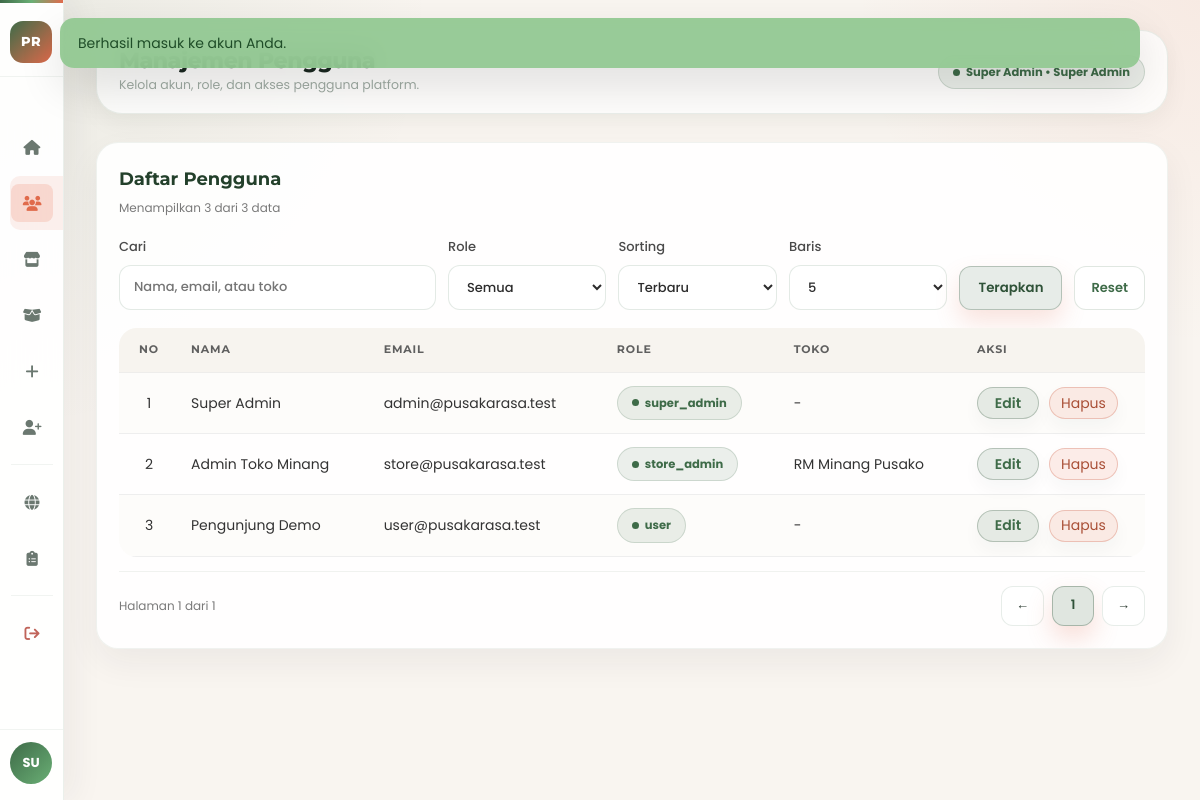
/admin-users.php (signed in), run on the app's committed database.
### tables this page shows
CREATE TABLE IF NOT EXISTS users (
  id INT AUTO_INCREMENT PRIMARY KEY,
  name VARCHAR(120) NOT NULL,
  email VARCHAR(190) NOT NULL UNIQUE,
  password_hash VARCHAR(255) NOT NULL,
  profile_image VARCHAR(255) NULL,
  role ENUM('user', 'store_admin', 'super_admin') NOT NULL DEFAULT 'user',
  store_id INT NULL,
  is_active TINYINT(1) NOT NULL DEFAULT 1,
  created_at DATETIME NOT NULL,
  updated_at DATETIME NOT NULL,
  CONSTRAINT fk_users_store FOREIGN KEY (store_id) REFERENCES stores(id) ON DELETE SET NULL
);

CREATE TABLE IF NOT EXISTS stores (
  id INT AUTO_INCREMENT PRIMARY KEY,
  name VARCHAR(120) NOT NULL,
  slug VARCHAR(140) NOT NULL UNIQUE,
  region VARCHAR(120) NOT NULL,
  address TEXT NOT NULL,
  whatsapp VARCHAR(30) NOT NULL,
  instagram VARCHAR(120) NOT NULL,
  description TEXT NOT NULL,
  operating_hours VARCHAR(500) NOT NULL DEFAULT 'Setiap hari, 08.00 - 21.00 WIB',
  cover_image VARCHAR(255) NOT NULL,
  is_open TINYINT(1) NOT NULL DEFAULT 1,
  is_active TINYINT(1) NOT NULL DEFAULT 1,
  created_at DATETIME NOT NULL,
  updated_at DATETIME NOT NULL
);

### config/database.php (called while the page is built, shortened)
<?php
function db(): PDO
{
    static $pdo = null;
    if ($pdo instanceof PDO) {
        return $pdo;
    }
    $host = '127.0.0.1';
    $port = 3306;
    $database = 'pusakarasa';
    $username = 'root';
    $password = '';
    $dsn = sprintf('mysql:host=%s;port=%d;dbname=%s;charset=utf8mb4', $host, $port, $database);
    $pdo = new PDO($dsn, $username, $password, [
        PDO::ATTR_ERRMODE => PDO::ERRMODE_EXCEPTION,
        PDO::ATTR_DEFAULT_FETCH_MODE => PDO::FETCH_ASSOC,
    ]);
    return $pdo;
}

### admin-users.php (the view, shortened to what this page needs)
<?php
require_once __DIR__ . '/includes/bootstrap.php';
require_once __DIR__ . '/includes/admin-sidebar.php';
require_role(ROLE_SUPER_ADMIN);
$userSearch = trim($_GET['user_search'] ?? '');
$userRole = trim($_GET['user_role'] ?? '');
$userSort = trim($_GET['user_sort'] ?? 'created_desc');
$userPage = max(1, (int) ($_GET['user_page'] ?? 1));
$userPerPage = max(1, (int) ($_GET['user_per_page'] ?? 8));
$users = array_values(array_filter(all_users(), static function (array $item) use ($userSearch, $userRole): bool {
    if ($userSearch !== '') {
        $haystack = strtolower(($item['name'] ?? '') . ' ' . ($item['email'] ?? '') . ' ' . ($item['store_name'] ?? ''));
        if (strpos($haystack, strtolower($userSearch)) === false) {
            return false;
        }
    }
    return $userRole === '' || ($item['role'] ?? '') === $userRole;
}));
usort($users, static function (array $a, array $b) use ($userSort): int {
    return match ($userSort) {
        'name_asc' => strcmp((string) $a['name'], (string) $b['name']),
        'name_desc' => strcmp((string) $b['name'], (string) $a['name']),
        default => strcmp((string) $b['created_at'], (string) $a['created_at']),
    };
});
$usersPage = paginate_array($users, $userPage, $userPerPage);
render_layout('Manajemen Pengguna', function (?array $user = null) use ($userSearch, $userRole, $userSort, $userPerPage, $usersPage, $stores, $editingUser, $listingUrl): void {
    $userName = (string) ($user['name'] ?? 'Super Admin');
    ?>
    <div class="shell">
      <?php render_admin_sidebar($user, 'users'); ?>
      <main class="main">
        <div class="topbar">
          <div>
            <div class="topbar-heading">Manajemen Pengguna</div>
            <div class="topbar-sub">Kelola akun, role, dan akses pengguna platform.</div>
          </div>
          <div class="pill-role"><?= e($userName) ?> &bull; Super Admin</div>
        </div>
        <section class="management-layout">
          <article class="table-card management-table-card">
            <div class="table-card-head">
              <div>
                <h3>Daftar Pengguna</h3>
                <div class="table-meta">Menampilkan <?= e((string) count($usersPage['items'])) ?> dari <?= e((string) $usersPage['total']) ?> data</div>
              </div>
            </div>
            <form class="form-panel management-filters management-filters-users" method="get">
              <label>Cari
                <input type="search" name="user_search" value="<?= e($userSearch) ?>" placeholder="Nama, email, atau toko" />
              </label>
              <label>Role
                <select name="user_role">
                  <option value="">Semua</option>
                </select>
              </label>
              <label>Sorting
                <select name="user_sort">
                  <option value="created_desc" <?= $userSort === 'created_desc' ? 'selected' : '' ?>>Terbaru</option>
                </select>
              </label>
              <label>Baris
                <select name="user_per_page">
                  <?php foreach ([5, 10, 20, 50] as $amount): ?>
                    <option value="<?= e((string) $amount) ?>" <?= $userPerPage === $amount ? 'selected' : '' ?>><?= e((string) $amount) ?></option>
                  <?php endforeach; ?>
                </select>
              </label>
              <button type="submit">Terapkan</button>
              <a class="filter-reset" href="<?= e(base_path('admin-users.php')) ?>">Reset</a>
            </form>
            <div class="table-scroll">
              <table class="data-table">
                <thead>
                  <tr><th>No</th><th>Nama</th><th>Email</th><th>Role</th><th>Toko</th><th>Aksi</th></tr>
                </thead>
                <tbody>
                  <?php foreach ($usersPage['items'] as $index => $item): ?>
                    <tr>
                      <td><?= e((string) ($usersPage['offset'] + $index + 1)) ?></td>
                      <td><?= e($item['name']) ?></td>
                      <td><?= e($item['email']) ?></td>
                      <td><span class="pill-role"><?= e($item['role']) ?></span></td>
                      <td><?= e($item['store_name'] ?: '-') ?></td>
                      <td>
                        <div class="table-actions">
                          <a class="inline-link" href="<?= e(base_path('admin-users.php?' . http_build_query(array_merge($_GET, ['edit' => $item['id']])))) ?>">Edit</a>
                          <form method="post" onsubmit="return confirm('Hapus pengguna ini secara permanen?')">
                            <button type="submit" class="inline-link">Hapus</button>
                          </form>
                        </div>
                      </td>
                    </tr>
                  <?php endforeach; ?>
                </tbody>
              </table>
            </div>
            <div class="table-pagination">
              <span class="table-meta">Halaman <?= e((string) $usersPage['page']) ?> dari <?= e((string) $usersPage['total_pages']) ?></span>
              <div class="page-nav">
                <a class="page-btn" href="<?= e(base_path('admin-users.php?' . http_build_query(array_merge($_GET, ['user_page' => max(1, $usersPage['page'] - 1)])))) ?>">&larr;</a>
                <?php for ($p = max(1, $usersPage['page'] - 2); $p <= min($usersPage['total_pages'], $usersPage['page'] + 2); $p++): ?>
                  <a class="page-btn <?= $p === $usersPage['page'] ? 'is-active' : '' ?>" href="<?= e(base_path('admin-users.php?' . http_build_query(array_merge($_GET, ['user_page' => $p])))) ?>"><?= e((string) $p) ?></a>
                <?php endfor; ?>
                <a class="page-btn" href="<?= e(base_path('admin-users.php?' . http_build_query(array_merge($_GET, ['user_page' => min($usersPage['total_pages'], $usersPage['page'] + 1)])))) ?>">&rarr;</a>
              </div>
            </div>
          </article>
        </section>
      </main>
    </div>
    <?php
}, ['hide_header' => true, 'hide_footer' => true, 'dashboard_css' => true, 'body_class' => 'dashboard-body']);

### includes/admin-sidebar.php (shortened to what this page needs)
<?php
function render_admin_sidebar(?array $user, string $activePage): void
{
    $userName = (string) ($user['name'] ?? 'Super Admin');
    $links = [
        ['key' => 'dashboard', 'path' => 'admin-dashboard.php', 'icon' => 'fa-house', 'label' => 'Dashboard'],
        ['key' => 'users', 'path' => 'admin-users.php', 'icon' => 'fa-users', 'label' => 'Pengguna'],
        ['key' => 'stores', 'path' => 'admin-stores.php', 'icon' => 'fa-store', 'label' => 'Toko'],
        ['key' => 'products', 'path' => 'admin-products.php', 'icon' => 'fa-box-open', 'label' => 'Produk Platform'],
        ['key' => 'store-create', 'path' => 'admin-store-create.php', 'icon' => 'fa-plus', 'label' => 'Tambah Toko'],
        ['key' => 'admin-create', 'path' => 'admin-store-admin-create.php', 'icon' => 'fa-user-plus', 'label' => 'Buat Store Admin'],
    ];
    ?>
    <aside class="sidebar admin-sidebar">
      <div class="sidebar-brand">
        <span class="sidebar-brand-mark">PR</span>
      </div>
      <nav class="sidebar-nav" aria-label="Navigasi admin">
        <?php foreach ($links as $link): ?>
          <a href="<?= e(base_path($link['path'])) ?>" class="nav-link <?= $activePage === $link['key'] ? 'active' : '' ?>" title="<?= e($link['label']) ?>">
            <span class="nav-link-icon"><i class="fa-solid <?= e($link['icon']) ?>" aria-hidden="true"></i></span>
          </a>
        <?php endforeach; ?>
        <div class="nav-divider"></div>
        <a href="<?= e(base_path('index.php')) ?>" class="nav-link" title="Beranda">
          <span class="nav-link-icon"><i class="fa-solid fa-globe" aria-hidden="true"></i></span>
        </a>
        <a href="<?= e(base_path('katalog.php')) ?>" class="nav-link" title="Katalog">
          <span class="nav-link-icon"><i class="fa-solid fa-clipboard-list" aria-hidden="true"></i></span>
        </a>
        <div class="nav-divider"></div>
        <a href="<?= e(base_path('logout.php')) ?>" class="nav-link admin-logout" title="Keluar">
          <span class="nav-link-icon"><i class="fa-solid fa-arrow-right-from-bracket" aria-hidden="true"></i></span>
        </a>
      </nav>
      <div class="sidebar-footer">
        <div class="sidebar-user">
          <div class="sidebar-avatar"><?= e(strtoupper(substr($userName, 0, 2))) ?></div>
        </div>
      </div>
    </aside>
    <?php
}

### assets/css/variables.css (style rules this page uses)
:root { --color-primary: #e06b4c; --color-primary-dark: #c85f42; --color-primary-darker: #c9563e; --color-secondary: #3e6b48; --color-secondary-dark: #2f3e34; --color-green: #90c790; --color-green-dark: #7fbf7f; --color-yellow: #f2c94c; --color-orange: #d4956c; --color-beige: #b8b87c; --color-white: #ffffff; --color-off-white: #fdfcfb; --color-bg-light: #f9f5f0; --color-bg-gray: #f9f9f9; --color-bg-dark: #1f2a21; --color-text-primary: #333; --color-text-secondary: #555; --color-text-tertiary: #666; --color-text-light: #6b7280; --color-text-lighter: #9ca3af; --color-text-dark: #1f2937; --color-text-darker: #111827; --color-text-muted: #aaa; --color-text-white: #f2f2f2; --color-border-light: #f0f0f0; --color-border-gray: #e5e7eb; --color-border-medium: #ddd; --color-border-dark: #444; --color-border-rgba: rgba(0, 0, 0, 0.1); --color-border-rgba-medium: rgba(101, 93, 93, 0.2); --color-star: #f59e0b; --color-success: #00c853; --color-success-dark: #009b37; --color-info: #ff8a00; --color-info-dark: #d35400; --color-danger: #ff4f64; --color-danger-dark: #c61490; --gradient-hero: linear-gradient( 135deg, var(--color-primary) 0%, var(--color-orange) 30%, var(--color-beige) 60%, var(--color-green) 100% ); --gradient-border: linear-gradient( 270deg, var(--color-primary) 0%, #ff7b7b 50%, var(--color-green) 100% ); --gradient-button: rgba(62, 107, 72, 0.12); --gradient-button-hover: rgba(62, 107, 72, 0.18); --gradient-whatsapp: rgba(62, 107, 72, 0.12); --gradient-email: rgba(224, 107, 76, 0.12); --gradient-instagram: rgba(224, 107, 76, 0.12); --gradient-login-bg: linear-gradient( 159deg, rgba(224, 107, 76, 0.6) 0%, rgba(62, 107, 72, 0.6) 100% ); --shadow-sm: 0 2px 6px rgba(0, 0, 0, 0.1); --shadow-md: 0 4px 12px rgba(0, 0, 0, 0.1); --shadow-lg: 0 6px 12px rgba(0, 0, 0, 0.06); --shadow-xl: 0 8px 16px rgba(0, 0, 0, 0.12); --shadow-2xl: 0 8px 24px rgba(0, 0, 0, 0.3); --shadow-hero: 0 8px 16px rgba(0, 0, 0, 0.2); --shadow-text: 0 4px 12px rgba(0, 0, 0, 0.4); --shadow-text-strong: 0 4px 12px rgba(0, 0, 0, 0.8); --shadow-card: 0 10px 40px rgba(0, 0, 0, 0.2); --shadow-card-hover: 0 14px 50px rgba(0, 0, 0, 0.3); --shadow-login: 0 16px 40px rgba(0, 0, 0, 0.15); --opacity-overlay: 0.3; --opacity-blur: 0.55; --opacity-bg: 0.7; --opacity-bg-high: 0.9; --backdrop-blur: blur(10px); --backdrop-blur-strong: blur(35px); }

### assets/css/base.css (style rules this page uses)
* { margin: 0; padding: 0; box-sizing: border-box; }
html { scroll-behavior: smooth; }
body { font-family: "Poppins", sans-serif; background: var(--color-bg-light); color: var(--color-text-primary); line-height: 1.6; }
a { text-decoration: none; color: inherit; }

### assets/css/style.css (style rules this page uses)
* { margin: 0; padding: 0; box-sizing: border-box; }
body { font-family: "Poppins", sans-serif; background-color: #f9f9f9; overflow-x: hidden; }

### assets/css/app/discovery-catalog.css (style rules this page uses)
.store-links a, .contact-links a, .inline-link { color: #e06b4c; text-decoration: none; font-weight: 600; }
.search-form input, .search-form select, .form-panel input, .form-panel select, .form-panel textarea { width: 100%; padding: 12px 14px; border-radius: 12px; border: 1px solid #ddd; font-family: "Poppins", sans-serif; background: #fff; }
.search-form button, .form-panel button, .action-button { border: none; border-radius: 12px; padding: 12px 18px; background: #e06b4c; color: #fff; font-family: "Poppins", sans-serif; font-weight: 600; cursor: pointer; }

### assets/css/app/auth.css (style rules this page uses)
.form-panel { display: grid; gap: 14px; }
.form-panel label { display: grid; gap: 8px; color: #333; font-size: 14px; font-weight: 500; }

### assets/css/app/profile-table.css (style rules this page uses)
.table-card { background: #fff; border-radius: 18px; padding: 24px; box-shadow: 0 6px 18px rgba(0, 0, 0, 0.08); overflow-x: auto; }
.data-table { width: 100%; border-collapse: collapse; }
.data-table th, .data-table td { padding: 14px 12px; text-align: left; border-bottom: 1px solid #eee; font-size: 14px; }
.data-table th { color: #3e6b48; font-family: "Montserrat", sans-serif; }
.pill-role { display: inline-flex; align-items: center; padding: 6px 12px; border-radius: 999px; background: #f9f5f0; color: #555; font-size: 12px; font-weight: 600; }

### data on the page
users: name "SU", name "Super Admin", offset "1", email "admin@pusakarasa.test", role "super_admin", store_name "-"
users: offset "2", name "Admin Toko Minang", email "store@pusakarasa.test", role "store_admin", store.name "RM Minang Pusako"
users: offset "3", name "Pengunjung Demo", email "user@pusakarasa.test", role "user", store_name "-"

### other printed values
$flash['message'] "Berhasil masuk ke akun Anda."
count($usersPage['items']) "3"
$usersPage['total'] "3"
$usersPage['page'] "1"
$usersPage['total_pages'] "1"
form field user_per_page "5"
